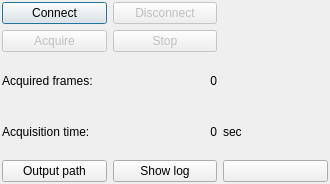
<?xml version="1.0" encoding="UTF-8"?>
<ui version="4.0">
 <class>konnector</class>
 <widget class="QDialog" name="konnector">
  <property name="geometry">
   <rect>
    <x>0</x>
    <y>0</y>
    <width>330</width>
    <height>184</height>
   </rect>
  </property>
  <property name="windowTitle">
   <string>Control Kinect motor</string>
  </property>
  <layout class="QGridLayout" name="gridLayout_2">
   <property name="leftMargin">
    <number>2</number>
   </property>
   <property name="topMargin">
    <number>2</number>
   </property>
   <property name="rightMargin">
    <number>2</number>
   </property>
   <property name="bottomMargin">
    <number>2</number>
   </property>
   <item row="2" column="0">
    <layout class="QGridLayout" name="gridLayout">
     <item row="0" column="0">
      <widget class="QPushButton" name="_psh_connect">
       <property name="text">
        <string>Connect</string>
       </property>
       <property name="default">
        <bool>true</bool>
       </property>
      </widget>
     </item>
     <item row="1" column="0">
      <widget class="QPushButton" name="_psh_acquire_start">
       <property name="enabled">
        <bool>false</bool>
       </property>
       <property name="text">
        <string>Acquire</string>
       </property>
      </widget>
     </item>
     <item row="4" column="2">
      <widget class="QPushButton" name="_psh_settings">
       <property name="text">
        <string/>
       </property>
       <property name="icon">
        <iconset theme="preferences-system"/>
       </property>
      </widget>
     </item>
     <item row="4" column="0">
      <widget class="QPushButton" name="_psh_output_path">
       <property name="text">
        <string>Output path</string>
       </property>
       <property name="icon">
        <iconset theme="document-open"/>
       </property>
      </widget>
     </item>
     <item row="4" column="1">
      <widget class="QPushButton" name="_psh_show_log">
       <property name="text">
        <string>Show log</string>
       </property>
       <property name="icon">
        <iconset theme="dialog-information">
         <normaloff>.</normaloff>.</iconset>
       </property>
      </widget>
     </item>
     <item row="2" column="0">
      <widget class="QLabel" name="label">
       <property name="text">
        <string>Acquired frames: </string>
       </property>
      </widget>
     </item>
     <item row="2" column="1">
      <widget class="QLabel" name="lbl_frames_recd">
       <property name="text">
        <string>0</string>
       </property>
       <property name="alignment">
        <set>Qt::AlignRight|Qt::AlignTrailing|Qt::AlignVCenter</set>
       </property>
      </widget>
     </item>
     <item row="3" column="0">
      <widget class="QLabel" name="label_3">
       <property name="text">
        <string>Acquisition time: </string>
       </property>
      </widget>
     </item>
     <item row="3" column="1">
      <widget class="QLabel" name="lbl_time_lapsed">
       <property name="text">
        <string>0</string>
       </property>
       <property name="alignment">
        <set>Qt::AlignRight|Qt::AlignTrailing|Qt::AlignVCenter</set>
       </property>
      </widget>
     </item>
     <item row="3" column="2">
      <widget class="QLabel" name="label_5">
       <property name="text">
        <string>sec</string>
       </property>
      </widget>
     </item>
     <item row="1" column="1">
      <widget class="QPushButton" name="_psh_acquire_stop">
       <property name="enabled">
        <bool>false</bool>
       </property>
       <property name="text">
        <string>Stop</string>
       </property>
      </widget>
     </item>
     <item row="0" column="1">
      <widget class="QPushButton" name="_psh_disconnect">
       <property name="enabled">
        <bool>false</bool>
       </property>
       <property name="text">
        <string>Disconnect</string>
       </property>
      </widget>
     </item>
    </layout>
   </item>
  </layout>
 </widget>
 <resources/>
 <connections/>
</ui>
